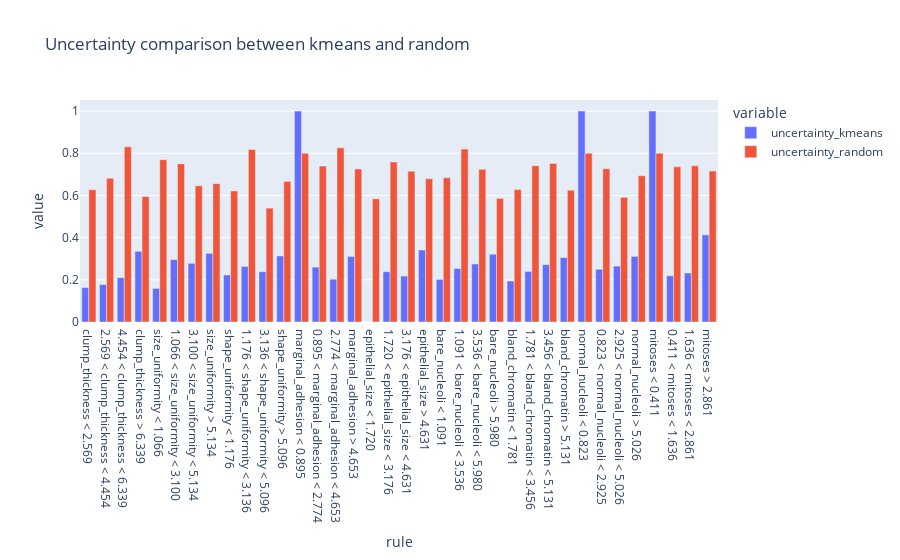

Write notebook code for a chart like this one.
### Code cell
dfs = {}

for r1, r2 in [pairs_new[1]]:
    print(r1, r2, sep="\n")
    r1_info = pickle.load(open(os.path.join(RULE_FOLDER, r1), "rb"))
    r2_info = pickle.load(open(os.path.join(RULE_FOLDER, r2), "rb"))
    
    r1_df = pd.DataFrame(extract_res(r1_info))
    r2_df = pd.DataFrame(extract_res(r2_info))
    
    
    merged = pd.merge(r1_df, r2_df, on="rule", suffixes=('_kmeans', '_random'))
    # merged.to_csv(f"rules_{r1}_{r2}.csv", index=False)
    print(merged)
    print(f"Num rules {len(merged)}")
    fig = px.bar(merged, x='rule', y=['uncertainty_kmeans', 'uncertainty_random'], 
        title='Uncertainty comparison between kmeans and random', # put bars next to each other
        barmode='group')
    # fig.write_html(f"{r1}_{r2}.html")
    dfs[r1] = merged 
    fig.show()

### Figure 1 — Plotly figure (JSON) as saved in the notebook; plotly's stock layout.template omitted (floating-point values rounded to 4 significant figures)
{"data": [{"alignmentgroup": "True", "hovertemplate": "variable=uncertainty_kmeans<br>rule=%{x}<br>value=%{y}<extra></extra>", "legendgroup": "uncertainty_kmeans", "marker": {"color": "#636efa", "pattern": {"shape": ""}}, "name": "uncertainty_kmeans", "offsetgroup": "uncertainty_kmeans", "orientation": "v", "showlegend": true, "textposition": "auto", "type": "bar", "x": ["clump_thickness < 2.569", "2.569 < clump_thickness < 4.454", "4.454 < clump_thickness < 6.339", "clump_thickness > 6.339", "size_uniformity < 1.066", "1.066 < size_uniformity < 3.100", "3.100 < size_uniformity < 5.134", "size_uniformity > 5.134", "shape_uniformity < 1.176", "1.176 < shape_uniformity < 3.136", "3.136 < shape_uniformity < 5.096", "shape_uniformity > 5.096", "marginal_adhesion < 0.895", "0.895 < marginal_adhesion < 2.774", "2.774 < marginal_adhesion < 4.653", "marginal_adhesion > 4.653", "epithelial_size < 1.720", "1.720 < epithelial_size < 3.176", "3.176 < epithelial_size < 4.631", "epithelial_size > 4.631", "bare_nucleoli < 1.091", "1.091 < bare_nucleoli < 3.536", "3.536 < bare_nucleoli < 5.980", "bare_nucleoli > 5.980", "bland_chromatin < 1.781", "1.781 < bland_chromatin < 3.456", "3.456 < bland_chromatin < 5.131", "bland_chromatin > 5.131", "normal_nucleoli < 0.823", "0.823 < normal_nucleoli < 2.925", "2.925 < normal_nucleoli < 5.026", "normal_nucleoli > 5.026", "mitoses < 0.411", "0.411 < mitoses < 1.636", "1.636 < mitoses < 2.861", "mitoses > 2.861"], "xaxis": "x", "y": [0.1631, 0.1777, 0.2101, 0.335, 0.1593, 0.2959, 0.2781, 0.3254, 0.2227, 0.2636, 0.2382, 0.3133, 1, 0.2603, 0.203, 0.3109, 0, 0.2385, 0.2178, 0.3412, 0.202, 0.2534, 0.2754, 0.3213, 0.1944, 0.2398, 0.2719, 0.3053, 1, 0.2502, 0.2651, 0.311, 1, 0.219, 0.2322, 0.4132], "yaxis": "y"}, {"alignmentgroup": "True", "hovertemplate": "variable=uncertainty_random<br>rule=%{x}<br>value=%{y}<extra></extra>", "legendgroup": "uncertainty_random", "marker": {"color": "#EF553B", "pattern": {"shape": ""}}, "name": "uncertainty_random", "offsetgroup": "uncertainty_random", "orientation": "v", "showlegend": true, "textposition": "auto", "type": "bar", "x": ["clump_thickness < 2.569", "2.569 < clump_thickness < 4.454", "4.454 < clump_thickness < 6.339", "clump_thickness > 6.339", "size_uniformity < 1.066", "1.066 < size_uniformity < 3.100", "3.100 < size_uniformity < 5.134", "size_uniformity > 5.134", "shape_uniformity < 1.176", "1.176 < shape_uniformity < 3.136", "3.136 < shape_uniformity < 5.096", "shape_uniformity > 5.096", "marginal_adhesion < 0.895", "0.895 < marginal_adhesion < 2.774", "2.774 < marginal_adhesion < 4.653", "marginal_adhesion > 4.653", "epithelial_size < 1.720", "1.720 < epithelial_size < 3.176", "3.176 < epithelial_size < 4.631", "epithelial_size > 4.631", "bare_nucleoli < 1.091", "1.091 < bare_nucleoli < 3.536", "3.536 < bare_nucleoli < 5.980", "bare_nucleoli > 5.980", "bland_chromatin < 1.781", "1.781 < bland_chromatin < 3.456", "3.456 < bland_chromatin < 5.131", "bland_chromatin > 5.131", "normal_nucleoli < 0.823", "0.823 < normal_nucleoli < 2.925", "2.925 < normal_nucleoli < 5.026", "normal_nucleoli > 5.026", "mitoses < 0.411", "0.411 < mitoses < 1.636", "1.636 < mitoses < 2.861", "mitoses > 2.861"], "xaxis": "x", "y": [0.6266, 0.6822, 0.8305, 0.5946, 0.7695, 0.7497, 0.646, 0.6559, 0.6215, 0.8182, 0.5399, 0.6666, 0.8, 0.7392, 0.8257, 0.7257, 0.5842, 0.7585, 0.7152, 0.6788, 0.6839, 0.8199, 0.7237, 0.586, 0.6277, 0.741, 0.7519, 0.6251, 0.8, 0.7267, 0.5905, 0.6934, 0.8, 0.7358, 0.7403, 0.7156], "yaxis": "y"}], "layout": {"barmode": "group", "legend": {"title": {"text": "variable"}, "tracegroupgap": 0}, "title": {"text": "Uncertainty comparison between kmeans and random"}, "xaxis": {"anchor": "y", "domain": [0, 1], "title": {"text": "rule"}}, "yaxis": {"anchor": "x", "domain": [0, 1], "title": {"text": "value"}}}}
